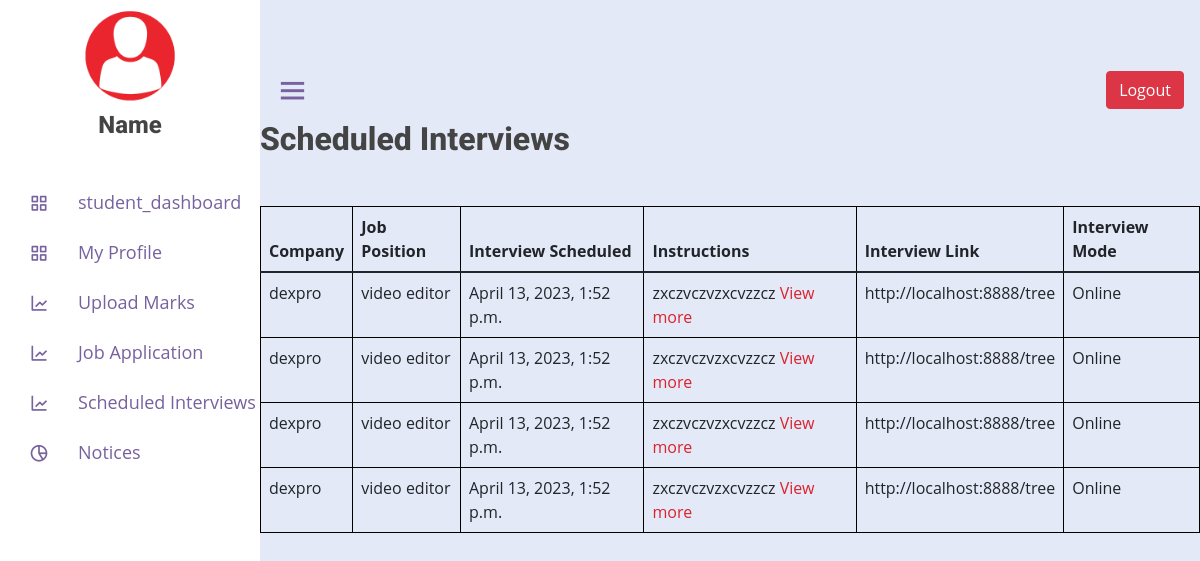
Screenshot of /view_scheduled_interview/ (signed in) with the database file from the repository.
### placement_app/models.py (models this page shows, shortened)
class Schedule_Interview(models.Model):
    job_post_idss=models.ForeignKey(JobPostApplication,on_delete=models.CASCADE)
    interview_scheduled=models.DateTimeField()
    instructions=models.CharField(max_length=10000,default='')
    interview_link=models.CharField(max_length=100,default='')
    interview_mode=models.CharField(max_length=100,default='')

class JobPostApplication(models.Model):
    student = models.ForeignKey(Student, on_delete=models.CASCADE)
    job_post = models.ForeignKey(Add_Job_Post, on_delete=models.CASCADE)
    applied_on = models.DateTimeField(default=timezone.now)
    status=models.CharField(max_length=100,default='')
    Eligibilty=models.CharField(max_length=100,default='')

class Add_Job_Post(models.Model):
    company_id=models.ForeignKey(Add_Company,on_delete=models.CASCADE)
    job_position = models.CharField(max_length=100, default='')
    job_description = models.CharField(max_length=10000, default='')
    job_criteria = models.CharField(max_length=100, default='')
    created_date = models.DateField()
    verification=models.CharField(max_length=100,default="Requested")

class Add_Company(models.Model):
    company_name = models.CharField(max_length=100, default='')
    company_address = models.CharField(max_length=100, default='')
    company_number = models.CharField(max_length=10, default='')
    company_mail = models.CharField(max_length=100, default='')
    contact_person_name = models.CharField(max_length=12, default='')
    contact_person_number = models.CharField(max_length=12, default='')
    password = models.CharField(max_length=12, default='')

### placement_app/views.py (the view)
# urls.py: path('view_scheduled_interview/',views.view_scheduled_interview),
def view_scheduled_interview(request):
    SessionId = request.session['id']
    stud=Student.objects.get(id=SessionId)
    scheduled_interviews = Schedule_Interview.objects.filter(job_post_idss__student=stud)
    context = {
        'stud': stud,
        'scheduled_interviews': scheduled_interviews
    }
    return render(request,'student/view_interviews.html',context)

### placement_app/templates/student/view_interviews.html (shortened to what this page needs)
{% extends 'student/studentheader.html' %}
{% load static %}
{% block content %}
{% if scheduled_interviews %}
    <h2>Scheduled Interviews</h2>
    <table class="table table-bordered mt-5" border="1" style="border:1px solid #000">
        <thead>
            <tr>
                <th>Company</th>
                <th>Job Position</th>
                <th>Interview Scheduled</th>
                <th>Instructions</th>
                <th>Interview Link</th>
                <th>Interview Mode</th>
            </tr>
        </thead>
        <tbody>
            {% for interview in scheduled_interviews %}
                <tr>
                    <td>{{ interview.job_post_idss.job_post.company_id.company_name }}</td>
                    <td>{{ interview.job_post_idss.job_post.job_position }}</td>
                    <td>{{ interview.interview_scheduled }}</td>
                    <td>{{ interview.instructions|slice:":50" }}
                        <a href="#ex1-{{interview.id}}" rel="modal:open" class="toggle-descr" id="view-more-{{interview.id}}">View more</a>
                    </td>
                    <td>{{ interview.interview_link }}</td>
                    <td>{{ interview.interview_mode }}</td>
                </tr>
            {% endfor %}
        </tbody>
    </table>
{% else %}
    <p>No scheduled interviews.</p>
{% endif %}
{% endblock %}

### placement_app/static/css/style.css (style rules this page uses)
:root { --color-white: #fff; --color-light: #f1f5f9; --color-black: #121212; --color-night: #001632; --color-red: #f44336; --color-blue: #1a73e8; --color-gray: #80868b; --color-grayish: #dadce0; --shadow-normal: 0 1px 3px 0 rgba(0, 0, 0, 0.1), 0 1px 2px 0 rgba(0, 0, 0, 0.06); --shadow-medium: 0 4px 6px -1px rgba(0, 0, 0, 0.1), 0 2px 4px -1px rgba(0, 0, 0, 0.06); --shadow-large: 0 10px 15px -3px rgba(0, 0, 0, 0.1), 0 4px 6px -2px rgba(0, 0, 0, 0.05); }
body { font-family: "Open Sans", sans-serif; color: #444444; }
a { text-decoration: none; color: #d9232d; }
h1, h2, h3, h4, h5, h6 { font-family: "Roboto", sans-serif; font-weight: 800; }

### rows the page displays
Schedule_Interview: job_post_idss.job_post.company_id.company_name "dexpro", job_post_idss.job_post.job_position "video editor", interview_scheduled "April 13, 2023, 1:52 p.m.", instructions "zxczvczvzxcvzzcz", interview_link "http://localhost:8888/tree", interview_mode "Online"
Schedule_Interview: job_post_idss.job_post.company_id.company_name "dexpro", job_post_idss.job_post.job_position "video editor", interview_scheduled "April 13, 2023, 1:52 p.m.", instructions "zxczvczvzxcvzzcz", interview_link "http://localhost:8888/tree", interview_mode "Online"
Schedule_Interview: job_post_idss.job_post.company_id.company_name "dexpro", job_post_idss.job_post.job_position "video editor", interview_scheduled "April 13, 2023, 1:52 p.m.", instructions "zxczvczvzxcvzzcz", interview_link "http://localhost:8888/tree", interview_mode "Online"
Schedule_Interview: job_post_idss.job_post.company_id.company_name "dexpro", job_post_idss.job_post.job_position "video editor", interview_scheduled "April 13, 2023, 1:52 p.m.", instructions "zxczvczvzxcvzzcz", interview_link "http://localhost:8888/tree", interview_mode "Online"
